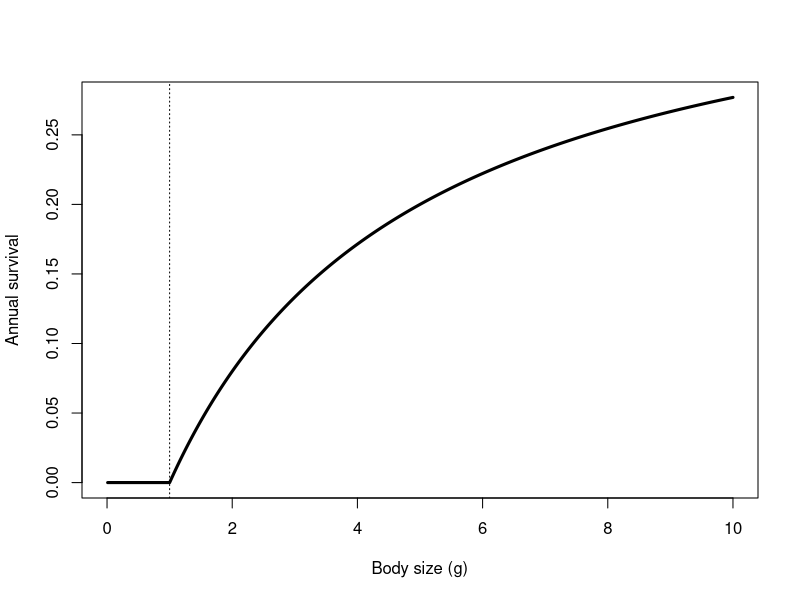

Recreate this plot in R. (Note: this script raises an error after producing the figure.)
################################################################################
##' @title Optimal body size
##' @author Robin Elahi
##' @contact elahi@stanford.edu
##' @date 2022-01-07
##' @log 
################################################################################

##' Exercise from the Stanford course Quantitative Methods for Marine Ecology and Conservation (BIOHOPK143), 
##' taught by Giulio DeLeo, Maurice Goodman, and Richard Grewelle. 

##### PACKAGES, DATA #####
library(tidyverse)
library(here)

theme_set(theme_bw(base_size = 10) + 
            theme(panel.grid = element_blank(), 
                  strip.background = element_blank())
)

##### GRAPHICAL SOLUTION #####

# Set model parameters
delta <- 30 # total biomass available for reproduction (per adult)
gamma <- 1 # minimum offspring size necessary for survival
alpha <- 0.1 # parameter
beta  <- 0.25 # parameter

## Example: For body size x, we can compute lambda (finite growth rate)

# First, compute the fraction of offspring of body size x surviving to maturity, 
# i.e., theta(x)
x <- 4 * gamma; x  # why are we multiplying by gamma?
sigma5 <- alpha * ((x - gamma)/(1 + beta * (x - gamma))); sigma5

# Number of offspring is
delta / x

# Therefore, finite growth rate is:
(delta / x) * sigma5

## Write a function to calculate sigma for a given body size x
f_sigma <- function(x){
  ifelse(x <= gamma, 0, alpha * ((x - gamma)/(1 + beta * (x - gamma))))
}

# Create a vector of body sizes
size_vec <- seq(gamma / 100, 10 * gamma, by = gamma / 100)
head(size_vec)

# Compute sigma using function
sigma_vec <- f_sigma(size_vec)
tail(sigma_vec)

# Plot survival function
plot(sigma_vec ~ size_vec, type = "l", cex = 0.5, lwd = 3, 
     xlim = c(0, max(size_vec)), 
     xlab = "Body size (g)", 
     ylab = "Annual survival")
abline(v = gamma, lty = 3)

## Compute average # of offspring and plot on semi-log scale
f_offspring_no <- function(x) delta / x
offspring_vec <- f_offspring_no(size_vec)
head(offspring_vec)
plot(offspring_vec ~ size, type = "l", cex = 0.5, log = 'y')

## Finally, compute the finite growth rate lambda by multiplying the two functions
lambda_vec <- offspring_vec * sigma_vec

## Plot
plot(lambda_vec ~ size_vec, type = "l", cex = 0.5)
abline(h = 1, lty = 3)

# Find the value of x which maximizes lambda
size_vec[which(lambda_vec == max(lambda_vec))]
